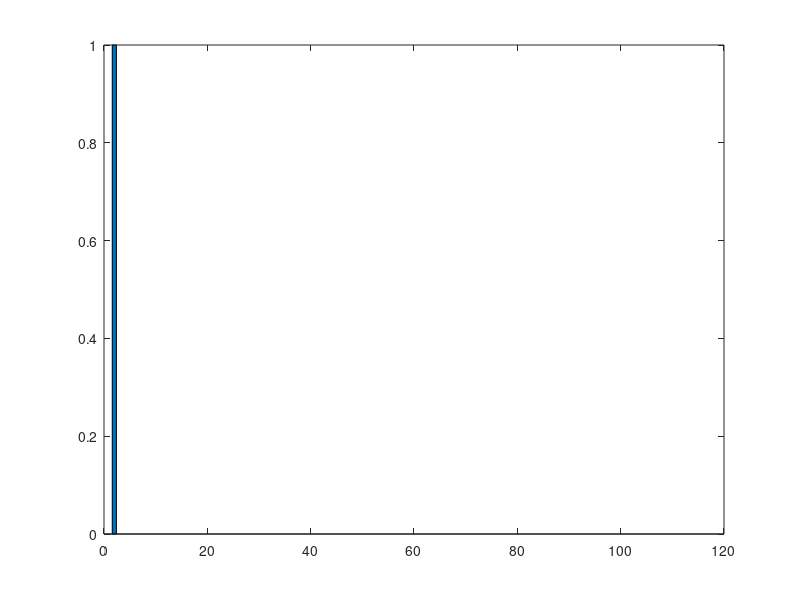

Write the MATLAB code that produced this figure. (Note: this script raises an error after producing the figure.)
%% launch my IDCT code in 1D
clear all, close all, clc

N=100;
% c_vect=zeros(N,1); c_vect(end-1)=1;
% c_vect=zeros(N,1); c_vect(ceil(N/2))=1;
c_vect=zeros(N,1); c_vect(2)=1;

figure;
bar(c_vect);

f_vect=idct_1D(c_vect);
